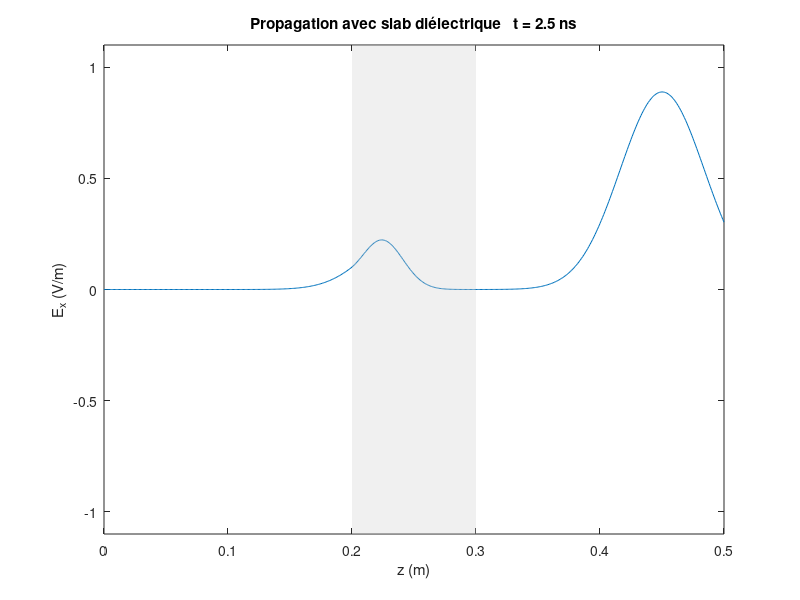
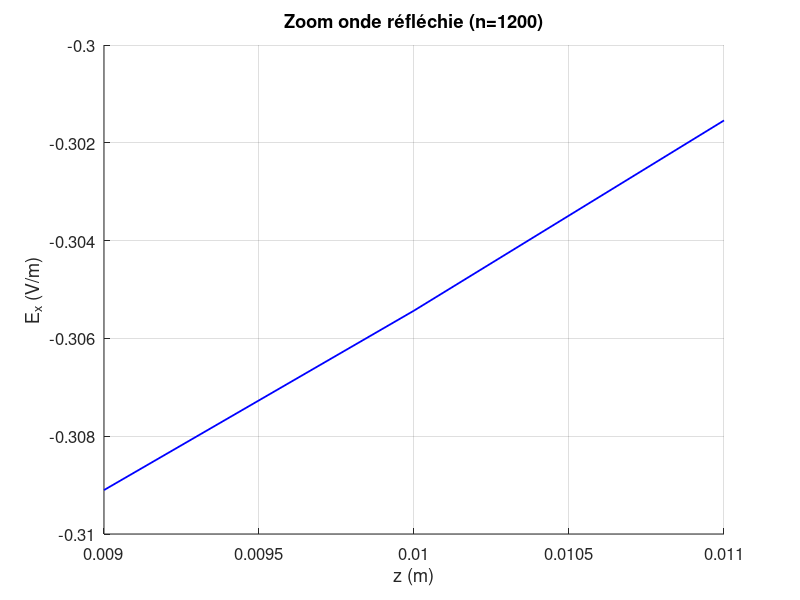
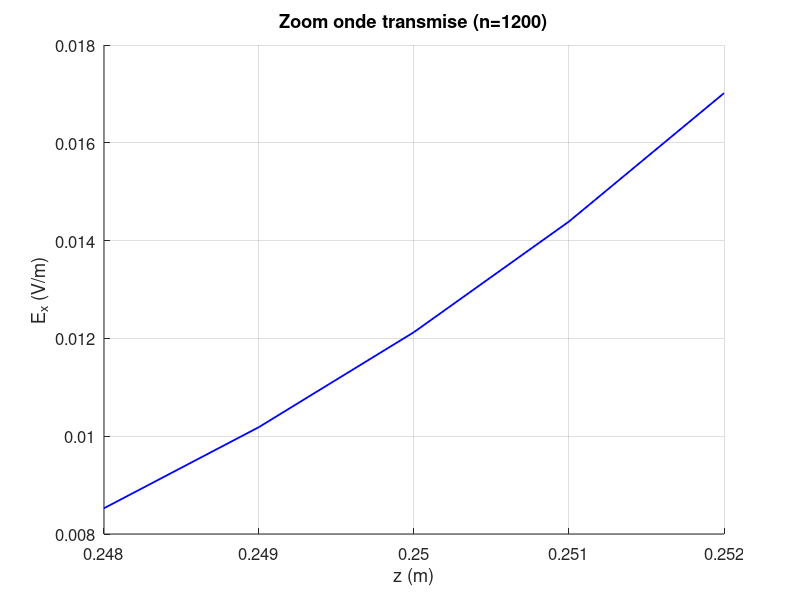

Reproduce these figures in MATLAB, in order.
%%%%%%%%%%%%%%%%%%%%%%%%%%%%%
%  scriptFDTD05.m
%  Propagation dans l'air et dans un slab diélectrique avec conditions absorbantes
%  + mesure des coefficients R et T
%%%%%%%%%%%%%%%%%%%%%%%%%%%%%

clear all; close all; clc;

max_time  = 1500;

% --- Constantes physiques ---
eps0 = 8.8542e-12;
mu0  = 4*pi*1e-7;
Z0_vide = 120*pi;           % Impédance du vide

c0   = 1/sqrt(eps0*mu0);

% --- Domaine et discrétisation ---
L = 0.5;                     % longueur du domaine = 0.5 m
dz = 0.001;                  % pas spatial
max_space = round(L/dz)+1;   % nombre de points total

alpha = 0.5;                 % critère de stabilité magique
dt = alpha * dz/c0;          % dt magique

alphaE = 1/eps0 * dt/dz;
alphaH = 1/mu0 * dt/dz;

% --- Paramètres diélectrique ---
epsr_air = 1;
epsr_dielec = 4;

% Position du slab diélectrique dans le domaine
dielec_deb = round(0.2/dz);  % début à 0.2 m
dielec_fin = round(0.3/dz);  % fin à 0.3 m

% --- Initialisation des champs ---
E = zeros(max_space,1);
H = zeros(max_space-1,1);

% --- Calcul de alphaE spatialement variable ---
alphaEdielec = zeros(max_space,1);
for u = 1:max_space
    if (u >= dielec_deb && u <= dielec_fin)
        alphaEdielec(u) = alphaE / epsr_dielec;  % slab diélectrique
    else
        alphaEdielec(u) = alphaE / epsr_air;     % vide
    end
end

% --- Source ---
spread = 1.6e-10;
t0 = 400*dt;  % moment de maximum d'excitation temporelle

% --- Magic Time Step variables ---
Eleft1=0; Eleft2=0;
Eright1=0; Eright2=0;

% --- Vecteur spatial ---
z = (0:max_space-1)*dz;

% --- Itérations choisies pour snapshot et mesure ---
snapshots = [600, 800, 1000, 1200, 1400];

% Stockage snapshots pour affichage et analyse
snapCount = 0;
E_snaps = zeros(max_space,length(snapshots));

for n = 1:max_time

    t = n*dt;

    % --- Mise à jour E ---
    for k = 2:max_space-1
        E(k) = E(k) + alphaEdielec(k) * (H(k-1) - H(k));
    end

    % --- Source gaussienne ---
    pulse = exp( - ((t - t0)/spread)^2 );
    E(2) = E(2) + pulse;

    % --- Magic Time Step ---
    E(1) = Eleft2;
    Eleft2 = Eleft1;
    Eleft1 = E(2);

    E(max_space) = Eright2;
    Eright2 = Eright1;
    Eright1 = E(max_space-1);

    % --- Mise à jour H ---
    for j = 1:max_space-1
        H(j) = H(j) + alphaH * (E(j) - E(j+1));
    end

    % --- Sauvegarde des snapshots ---
    if ismember(n, snapshots)
        snapCount = snapCount + 1;
        E_snaps(:, snapCount) = E;
    end

    % --- Affichage temps réel ---
    if mod(n,50)==0
        figure(1);
        plot(z, E);
        axis([0 L -1.1 1.1]);
        title(['Propagation avec slab diélectrique   t = ' num2str(t*1e9,'%.1f') ' ns']);
        xlabel('z (m)'); ylabel('E_x (V/m)');
        hold on;
        fill([dielec_deb*dz dielec_fin*dz dielec_fin*dz dielec_deb*dz], [-1.1 -1.1 1.1 1.1], ...
             [0.8 0.8 0.8], 'FaceAlpha', 0.3, 'EdgeColor', 'none');
        hold off;
        drawnow;
    end

end % boucle temporelle

% --- Choix du snapshot d'analyse (par exemple n=1200) ---
idx_snap = find(snapshots == 1200);
E_snap2 = E_snaps(:, idx_snap);

% --- Calcul théorique ---
Z0 = Z0_vide / sqrt(epsr_air);
Z1 = Z0_vide / sqrt(epsr_dielec);
R_th = (Z1 - Z0)/(Z1 + Z0);
T_th = 2*Z1/(Z1 + Z0);

fprintf('Coefficient réflexion théorique R = %.4f\n', R_th);
fprintf('Coefficient transmission théorique T = %.4f\n\n', T_th);

% --- Extraction zones pour mesure ---
idx_ref = find(z >= 0.009 & z <= 0.011);
idx_trans = find(z >= 0.248 & z <= 0.252);

% --- Mesure amplitudes (valeurs absolues car déphasage sur réflexion) ---
amp_reflechie = max(abs(E_snap2(idx_ref)));
amp_transmise = max(abs(E_snap2(idx_trans)));

fprintf('Amplitude onde réfléchie mesurée : %.3f (théorique ~%.3f)\n', amp_reflechie, abs(R_th));
fprintf('Amplitude onde transmise mesurée : %.3f (théorique ~%.3f)\n', amp_transmise, abs(T_th));

% --- Figures zooms ---

% Zoom onde réfléchie
figure(4); clf; hold on;
plot(z(idx_ref), E_snap2(idx_ref), 'b', 'LineWidth', 1.3);
grid on;
title(['Zoom onde réfléchie (n=' num2str(1200) ')']);
xlabel('z (m)');
ylabel('E_x (V/m)');
set(gca, 'FontSize', 12);

% Zoom onde transmise
figure(5); clf; hold on;
plot(z(idx_trans), E_snap2(idx_trans), 'b', 'LineWidth', 1.3);
grid on;
title(['Zoom onde transmise (n=' num2str(1200) ')']);
xlabel('z (m)');
ylabel('E_x (V/m)');
set(gca, 'FontSize', 12);
